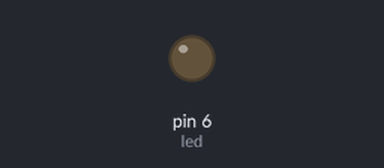
The sketch below on a simulated Arduino Uno, built with avr-gcc and run on an emulated ATmega328P. Parts: output pins drawn as LEDs (lit = HIGH). What the sketch prints to the serial monitor is not drawn.

Above: at 0.05 s.
At 0.75 s:
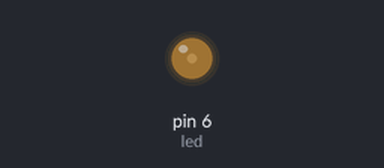
At 1.5 s:
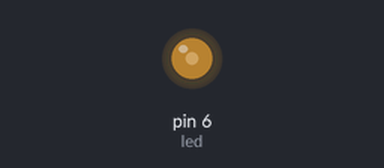
At 3.0 s:
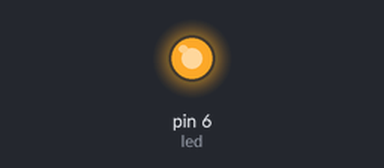
Timing chart, 0 to 6.9 s (numbered marks = the images above):
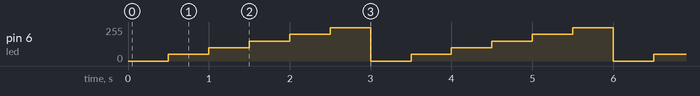

Measured:
- by itself, pin 6 (led): repeats every 3.0 s: 100/255 0.50 s, 150/255 0.50 s, 200/255 0.50 s, 250/255 0.50 s, 0/255 0.50 s, 50/255 0.50 s

The sketch:

watch4.ino
```cpp
int x = 0;
int led = 6;


void setup() {
  // put your setup code here, to run once:
  Serial.begin(9600);
  pinMode(led, OUTPUT);
}

void loop() {
   for (x  = 0; x <= 255; x+= 50) {
   Serial.write(x);
   analogWrite(led, x);
   delay(500);
 }
}
```
